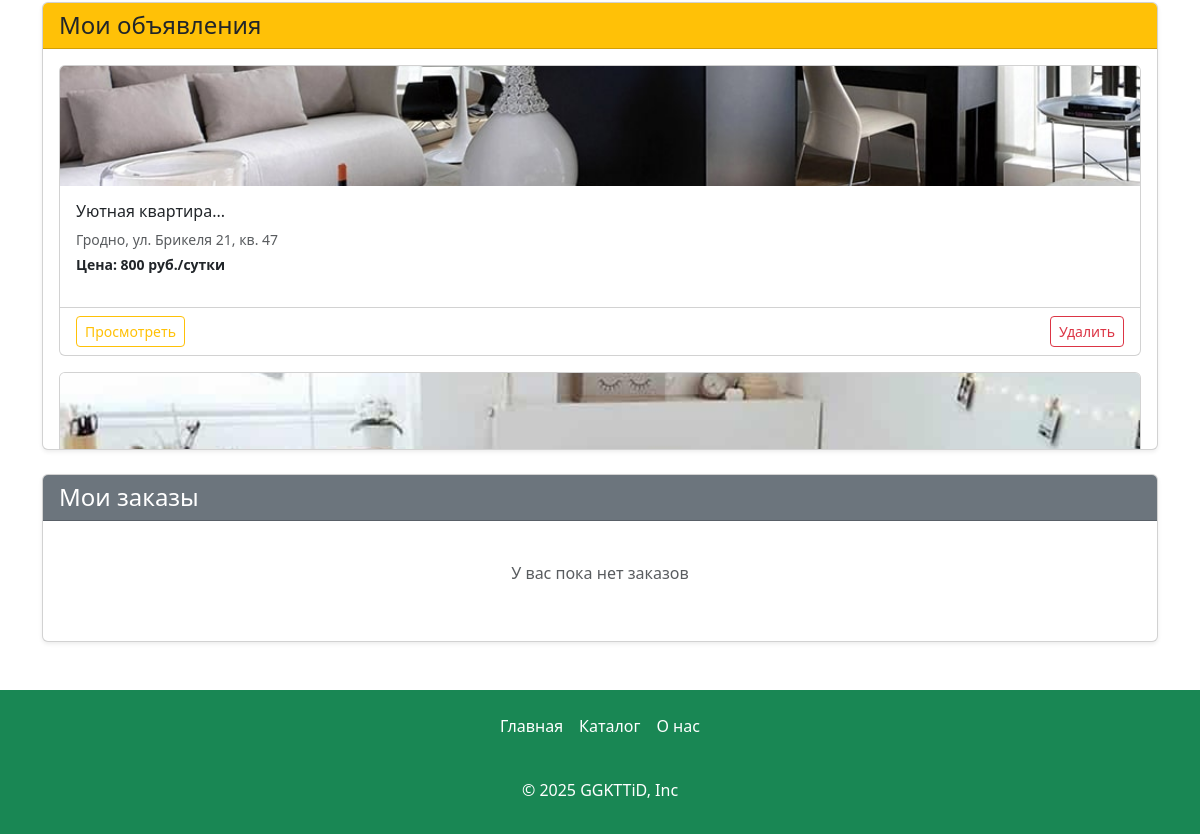
The page /profile (signed in, lower part) on the database as committed earlier.
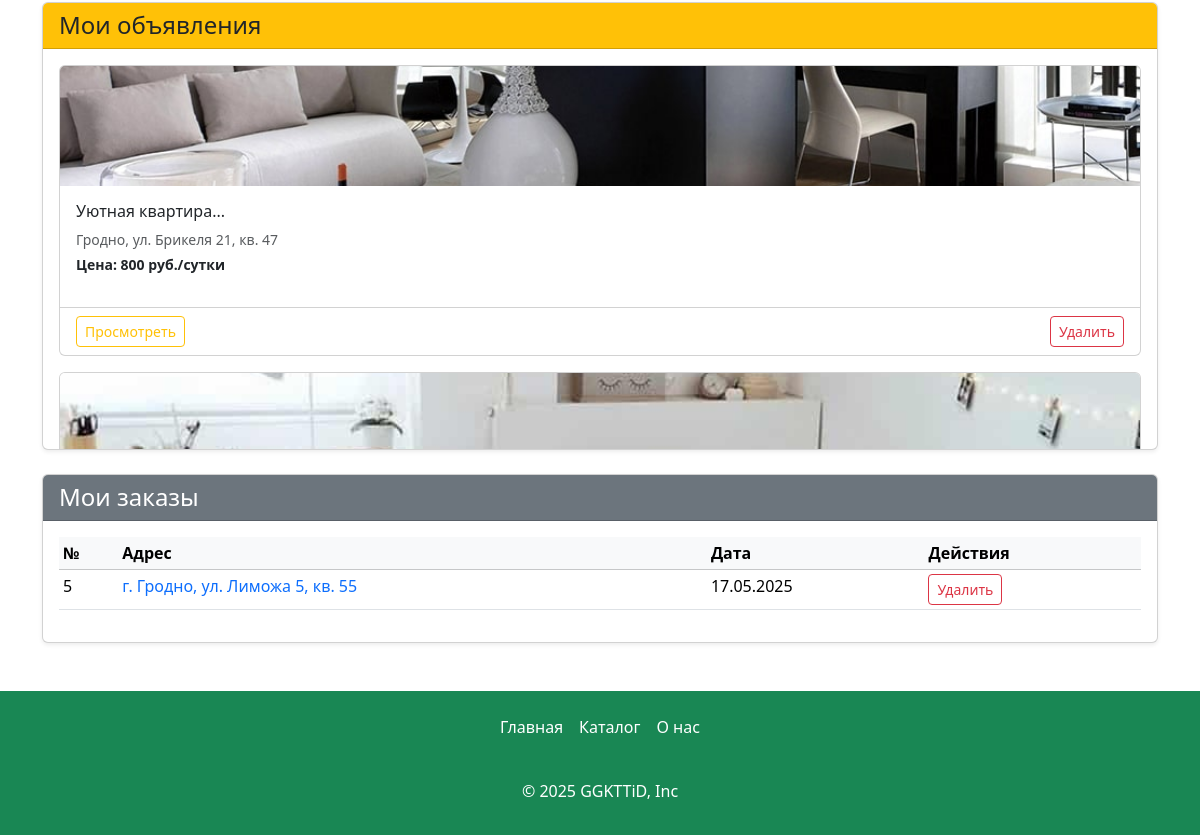
The same page on the database as committed later.
### app.py (models this page shows, shortened)
class Articles(db.Model):
    id = db.Column(db.Integer,primary_key=True)
    title = db.Column(db.String(100))
    text = db.Column(db.Text)
    image_name = db.Column(db.String(100))
    category = db.Column(db.String(100))
    price = db.Column(db.Integer)
    type_app = db.Column(db.String(100))
    address= db.Column(db.String(100))
    count_rooms = db.Column(db.Integer)
    id_user = db.Column(db.Integer, db.ForeignKey('users.id'))
    orders = db.relationship('Orders', backref='article', lazy=True)

class Orders(db.Model):
    id = db.Column(db.Integer,primary_key=True)
    id_user = db.Column(db.Integer, db.ForeignKey('users.id'))
    id_article = db.Column(db.Integer, db.ForeignKey('articles.id'))
    date = db.Column(db.DateTime)

### app.py (the view, shortened to what this page needs)
@app.route('/profile', methods=['GET', 'POST'])
def profile():
    if not 'name' in session:
        abort(401)
    total_user = Users.query.filter_by(email=session['name']).first()
    articles = Articles.query.filter_by(id_user=total_user.id).all()
    orders = Orders.query.filter_by(id_user=total_user.id).join(Articles).all()
    return render_template("profile.html",articles=articles,orders=orders)

### app.py (called while the page is built)
@app.context_processor
def inject_unread_messages():
    if 'name' in session:
        current_user = Users.query.filter_by(email=session['name']).first()
        unread_count = Messages.query.filter_by(recipient_id=current_user.id, is_read=False).count()
        return dict(unread_messages=unread_count)
    return dict(unread_messages=0)

@app.context_processor
def inject_user():
    def get_user_name():
        if 'name' in session:
            return Users.query.filter_by(email=session['name']).first()
    return dict(active_user=get_user_name())

### templates/profile.html (shortened to what this page needs)
{% extends 'base.html' %}
{% block main %}
<main>
    <div class="container my-5">
         <div class="card mb-4 shadow-sm">
          <div class="card-header bg-warning text-dark">
              <h4 class="my-0 fw-normal">Мои объявления</h4>
          </div>
          <div class="card-body" style="max-height: 400px; overflow-y: auto;">
              {% if articles %}
              <div class="row row-cols-1 g-3">
                  {% for article in articles %}
                  <div class="col">
                      <div class="card h-100">
                          <img src="../static/img/upload/{{article.image_name}}" class="card-img-top" alt="{{article.title}}" style="height: 120px; object-fit: cover;">
                          <div class="card-body">
                              <h6 class="card-title">{{article.title|truncate(20)}}</h6>
                              <p class="text-muted small mb-1">{{article.address|truncate(25)}}</p>
                              <p class="fw-bold small">Цена: {{article.price}} руб./{% if article.type_app == "Посуточная" %}сутки{% else %}месяц{% endif %}</p>
                          </div>
                          <div class="card-footer bg-transparent py-2">
                              <div class="d-flex justify-content-between">
                                  <a href="/card/{{article.id}}" class="btn btn-sm btn-outline-warning">
                                      Просмотреть
                                  </a>
                                  <a href="/delete-article/{{article.id}}" class="btn btn-sm btn-outline-danger">
                                      Удалить
                                  </a>
                              </div>
                          </div>
                      </div>
                  </div>
                  {% endfor %}
              </div>
              {% else %}
              <div class="text-center py-4">
                  <i class="bi bi-info-circle fs-1 text-muted"></i>
                  <p class="text-muted">У вас пока нет объявлений</p>
              </div>
              {% endif %}
          </div>
      </div>
        <div class="card shadow-sm">
          <div class="card-header bg-secondary text-white">
              <h4 class="my-0 fw-normal">Мои заказы</h4>
          </div>
          <div class="card-body" style="max-height: 300px; overflow-y: auto;">
              {% if not orders %}
              <div class="text-center py-4">
                  <p class="text-muted">У вас пока нет заказов</p>
              </div>
              {% else %}
              <div class="table-responsive">
                  <table class="table table-sm table-hover">
                      <thead class="table-light">
                          <tr>
                              <th scope="col">№</th>
                              <th scope="col">Адрес</th>
                               <th scope="col">Дата</th>
                              <th scope="col">Действия</th>
                          </tr>
                      </thead>
                      <tbody>
                          {% for order in orders %}
                          <tr>
                              <td>{{order.id}}</td>
                              <td><a href="/card/{{order.article.id}}" class="text-decoration-none">{{order.article.address}}</a></td>
                              <td>{{order.date.strftime('%d.%m.%Y')}}</td>
                              <td>
                                  <a href="/delete-order/{{order.id}}" class="btn btn-sm btn-outline-danger">
                                      Удалить
                                  </a>
                              </td>
                          </tr>
                          {% endfor %}
                      </tbody>
                  </table>
              </div>
              {% endif %}
          </div>
      </div>
    </div>
</main>
{% endblock %}

### templates/base.html (shortened to what this page needs)
<!DOCTYPE html>
<html lang="en">
  <head>
    <link
      href="{{ url_for('static', filename='css/bootstrap.min.css') }}"
      rel="stylesheet"
    />
    <link rel="stylesheet" href="{{ url_for('static', filename='css/style.css') }}" />
  </head>
  <body>
    {% block main %} {% endblock %}
    <footer class="py-3 text-bg-success">
      <ul class="nav justify-content-center pb-3 mb-3">
        <li class="nav-item">
          <a href="/" class="nav-link px-2 text-white">Главная</a>
        </li>
        <li class="nav-item">
          <a href="/catalog" class="nav-link px-2 text-white">Каталог</a>
        </li>
        <li class="nav-item">
          <a href="/about" class="nav-link px-2 text-white">О нас</a>
        </li>
      </ul>
      <p class="text-center text-body-white">© 2025 GGKTTiD, Inc</p>
    </footer>
  </body>
</html>

### static/css/style.css (style rules this page uses)
html { height: 100%; }
body { display: flex; flex-direction: column; height: 100%; background-color: #ffff; border-radius: 30px; }
main { flex: 1 0 auto; }
footer { flex: 0 0 auto; }
.card { transition: box-shadow 0.3s; }

Rows that differ between the two databases and show on the page:
added Orders: id "5", article.address "г. Гродно, ул. Лиможа 5, кв. 55", date "17.05.2025"
Other text that changed with them:
text no longer shown: "У вас пока нет заказов"
text now shown: "№ Адрес Дата Действия"
